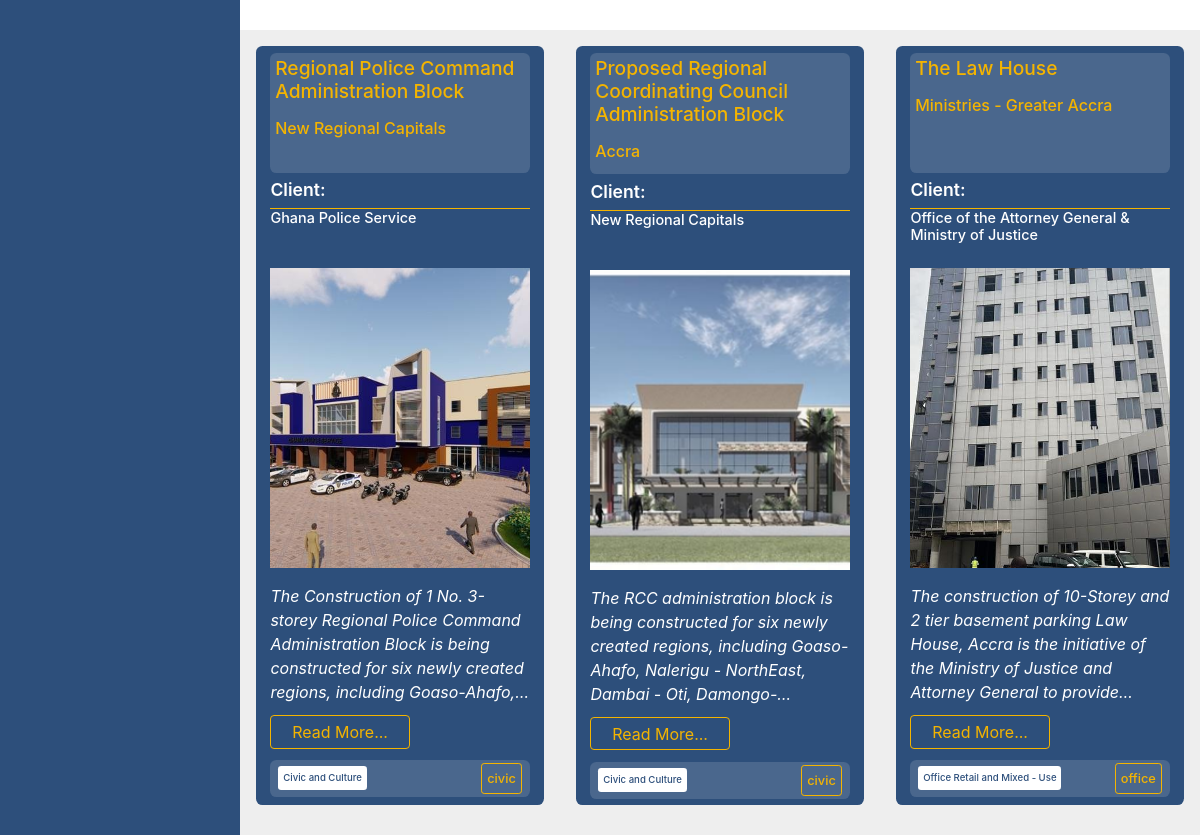
Page /projects/ (middle part) on the earlier database version.
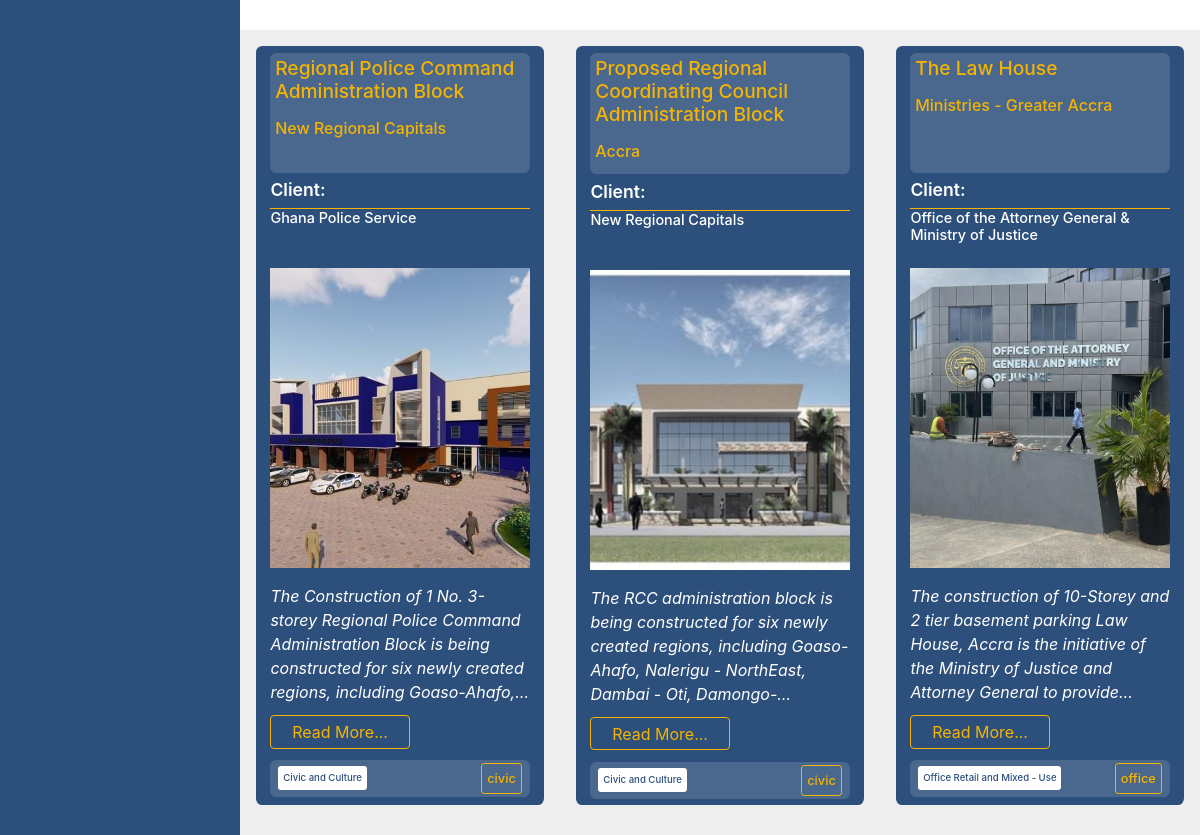
Same page on the later database version.
### frontend/models.py (models this page shows, shortened)
class ImageOptimizeMixin:
    IMAGE_MAX_SIZE = (1200, 1200)
    IMAGE_QUALITY = 85

class Project(models.Model, ImageOptimizeMixin):
    title = models.CharField(max_length=200)
    client = models.CharField(max_length=200)
    location = models.CharField(max_length=300, default="Accra")
    picture = models.ImageField(
        upload_to="projects/main_pictures/", blank=True, null=True
    )
    little_text_details = models.TextField()
    project_coordinator = models.CharField(max_length=150)
    project_leaders = models.ManyToManyField(ProjectLeader, related_name="projects")
    other_team_members = models.ManyToManyField(
        ProjectTeamMember, related_name="projects", blank=True
    )
    total_floor_area = models.CharField(max_length=100)
    start_date = models.DateField()
    completed_date = models.DateField(blank=True, null=True)
    job_sheets = models.CharField(max_length=300, blank=True)
    certificate = models.CharField(max_length=300, blank=True)
    category = models.ForeignKey(
        ProjectCategory, on_delete=models.SET_NULL, null=True, related_name="projects"
    )
    created_at = models.DateTimeField(auto_now_add=True)

class ProjectCategory(models.Model):
    name = models.CharField(max_length=100, unique=True)
    slug = models.SlugField(unique=True, blank=True)
    def __str__(self):
        return self.name

### frontend/views.py (the view)
# urls.py: path("projects/", ProjectView.as_view(), name="projects"),
class ProjectView(View):
    def get(self, request):
        projects = Project.objects.all()
        context = {"title": "Projects", "projects": projects}
        return render(request, "frontend/projects.html", context)

### templates/frontend/projects.html (shortened to what this page needs)
{% extends 'base.html' %} {% load static %} {% block content %}
<section class="projects__text">
</section>
<section class="projects__showcases">
    {% for project in projects %}
    <div class="projects__showcase">
        <div class="projects__showcase-title">
            <h4>{{ project.title }}</h4>
            <h5>{{ project.location }}</h5>
        </div>
        <div class="projects__client flex-col">
            <h4>Client:</h4>
            <div class="horizontal__rule"></div>
            <h5>{{ project.client }}</h5>
        </div>
        <img src="{{project.picture.url }}" />
        <p class="projects__into truncate__multi">
            {{project.little_text_details}}
        </p>
        <a class="read__more" href="{% url 'project_detail' project.pk %}"
            >Read More...</a
        >
        <div class="project__category">
            <p>{{project.category}}</p>
            <p>{{ project.category.slug}}</p>
        </div>
    </div>
    {% endfor %}
</section>
{% endblock content %}

Differences in the rows shown:
changed Project "The Law House": picture: a different picture
